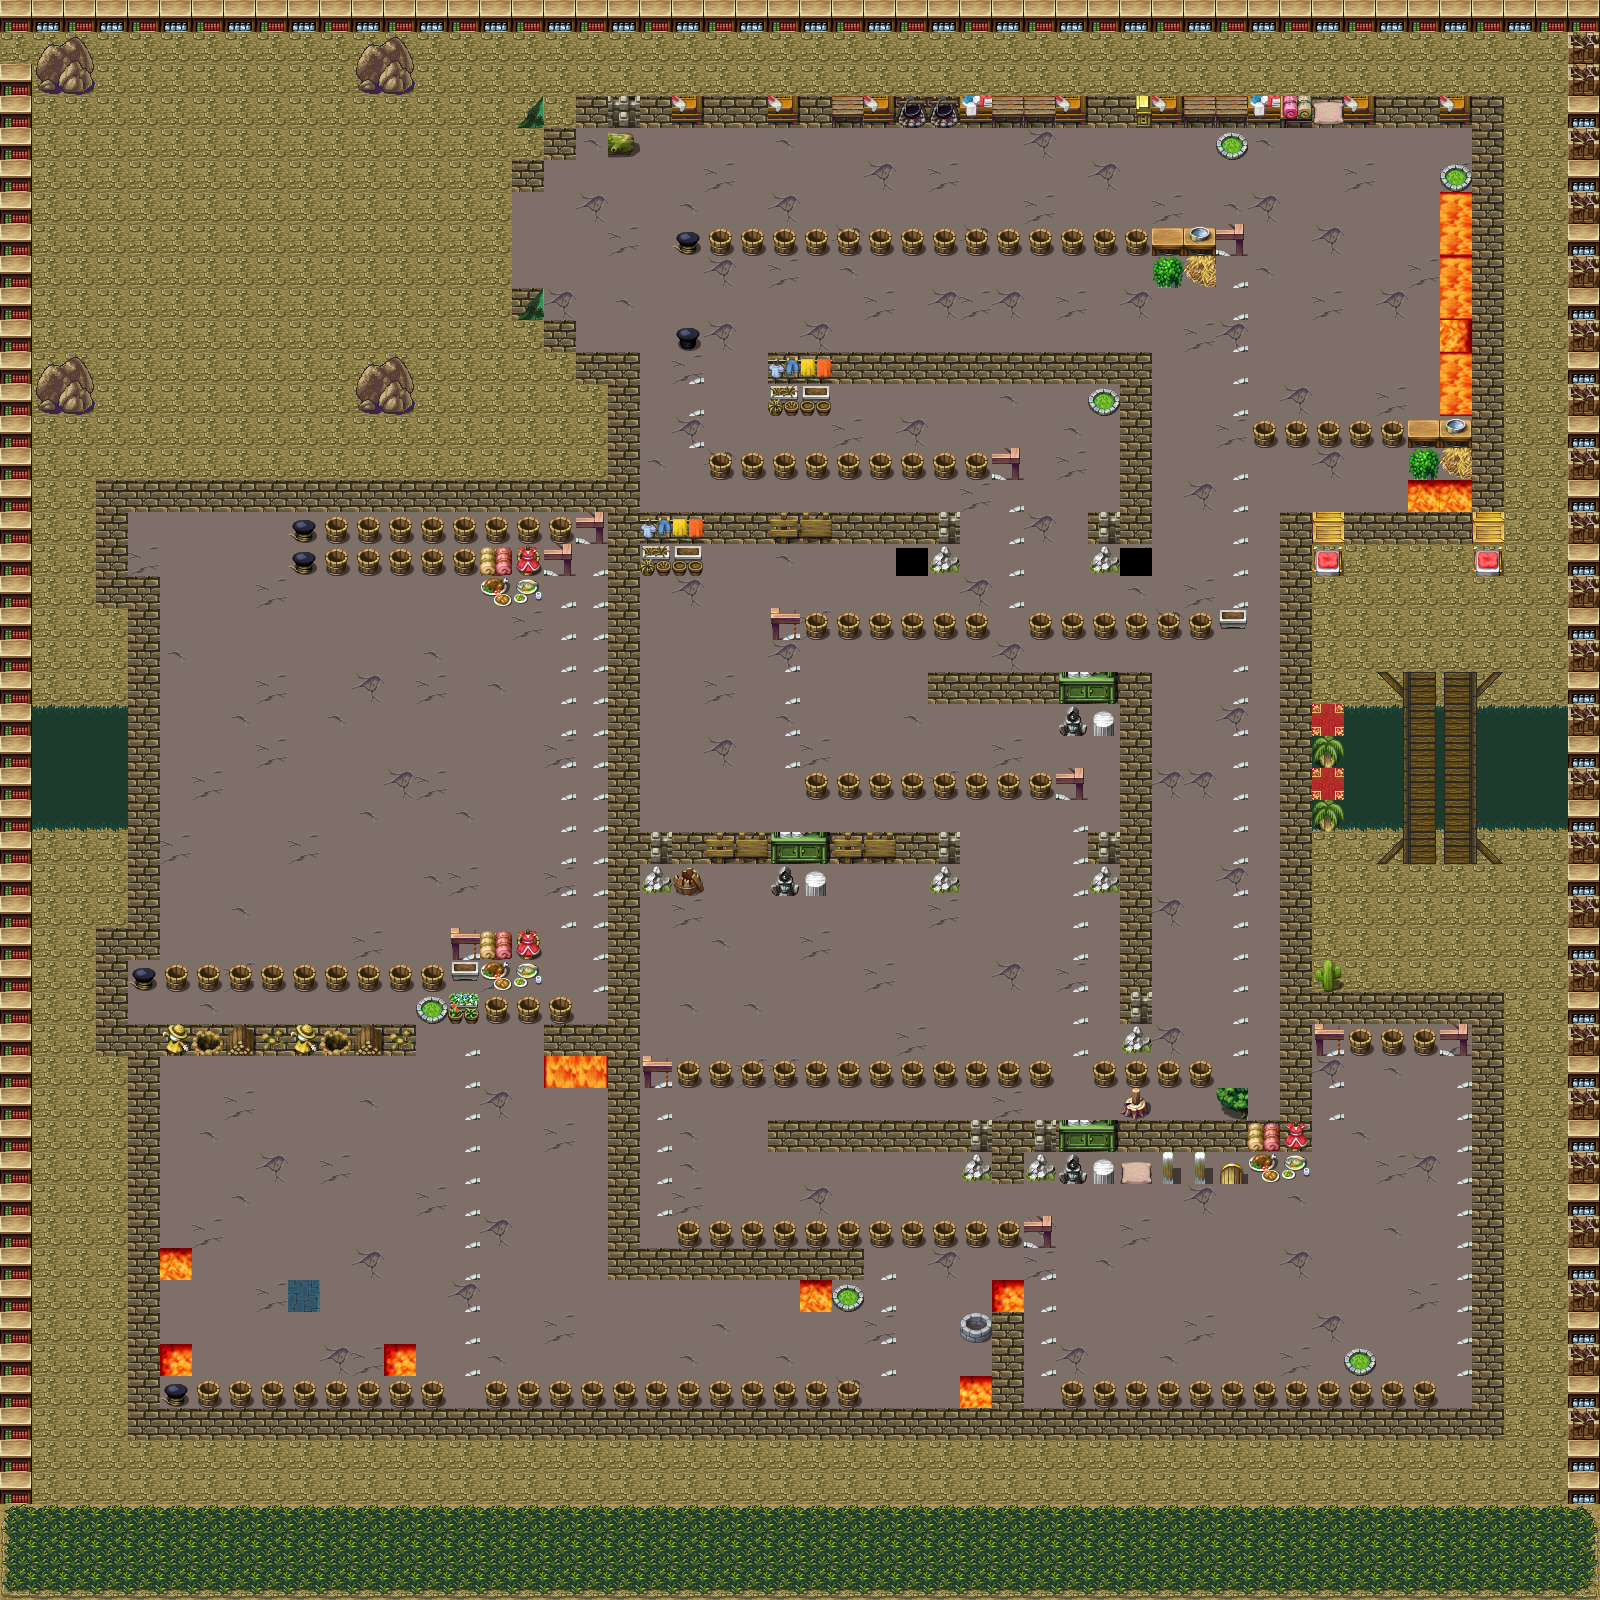

A 2D game scene composited from a Tiled map and its tileset images. What follows is a short description and the map's XML, with each tile layer's data collapsed to a summary:
An orthogonal 50x50 tile map with 32x32 px tiles, 8 tile layers (sueloExterior, sueloExteriorObjetos, sueloCasa, objetosCasa, ...), 4 tilesets and 66 objects.

<map version="1.10" tiledversion="1.10.2" orientation="orthogonal" renderorder="right-down" width="50" height="50" tilewidth="32" tileheight="32" infinite="0" nextlayerid="21" nextobjectid="147">
 <tileset firstgid="1" source="TerrenosExterirores.tsx" />
 <tileset firstgid="484" source="terrenosInterior.tsx" />
 <tileset firstgid="2500" source="hyptosis_til-art-batch-2.tsx" />
 <tileset firstgid="3400" source="hyptosis_tile-art-batch-1.tsx" />
 <layer id="14" name="sueloExterior" width="50" height="50">
  <data>[2500 cells, 2500 non-empty, 1 distinct tile ids]</data>
 </layer>
 <layer id="15" name="sueloExteriorObjetos" width="50" height="50">
  <data>[2500 cells, 200 non-empty, 2 distinct tile ids]</data>
 </layer>
 <layer id="18" name="sueloCasa" width="50" height="50">
  <data>[2500 cells, 1372 non-empty, 4 distinct tile ids]</data>
 </layer>
 <layer id="17" name="objetosCasa" width="50" height="50">
  <data>[2500 cells, 285 non-empty, 18 distinct tile ids]</data>
 </layer>
 <layer id="16" name="predCasa" width="50" height="50">
  <data>[2500 cells, 326 non-empty, 6 distinct tile ids]</data>
 </layer>
 <layer id="19" name="objetosCasaEncima" width="50" height="50">
  <data>[2500 cells, 152 non-empty, 64 distinct tile ids]</data>
 </layer>
 <layer id="9" name="objetosFuera" width="50" height="50">
  <data>[2500 cells, 323 non-empty, 26 distinct tile ids]</data>
 </layer>
 <layer id="11" name="objetoSObre" width="50" height="50">
  <data>[2500 cells, 137 non-empty, 4 distinct tile ids]</data>
 </layer>
 <objectgroup id="20" name="colision">
  <object id="72" x="577.333" y="94.6667" width="928" height="33.3333" />
  <object id="73" x="1440" y="192" width="31.3333" height="322.667" />
  <object id="74" x="1408.67" y="448.667" width="32" height="65.3333" />
  <object id="75" x="1280" y="512" width="193.333" height="35.3333" />
  <object id="76" x="1312" y="545.333" width="32.6667" height="30" />
  <object id="77" x="1468.67" y="545.333" width="38.6667" height="30" />
  <object id="78" x="1471.33" y="96.6667" width="33.3333" height="449.333" />
  <object id="79" x="1152" y="253" width="64" height="34" />
  <object id="80" x="608" y="128" width="34" height="29" />
  <object id="81" x="513" y="129" width="63" height="29" />
  <object id="82" x="511" y="158" width="34" height="33" />
  <object id="83" x="511.667" y="288" width="32.3333" height="64.3333" />
  <object id="84" x="544" y="320.667" width="31.3333" height="32" />
  <object id="85" x="576" y="352.333" width="32" height="63.6667" />
  <object id="87" x="607.667" y="351.667" width="32.3333" height="129" />
  <object id="88" x="640.667" y="511.333" width="319.333" height="34.6667" />
  <object id="89" x="640.667" y="544.667" width="62.6667" height="31.3333" />
  <object id="90" x="769.333" y="547.333" width="60.6667" height="29.3333" />
  <object id="91" x="897.333" y="546.667" width="60" height="31.3333" />
  <object id="92" x="766.667" y="383.333" width="64" height="32" />
  <object id="93" x="1087.33" y="546" width="66" height="30" />
  <object id="94" x="768.667" y="351.333" width="382.667" height="32.6667" />
  <object id="95" x="1119.33" y="384.667" width="33.3333" height="160.667" />
  <object id="96" x="1088" y="511.333" width="30.6667" height="34" />
  <object id="97" x="1281.33" y="545.333" width="30.6667" height="604" />
  <object id="98" x="1311" y="961" width="33.5" height="32" />
  <object id="99" x="1311.5" y="993" width="192.5" height="31" />
  <object id="100" x="1472" y="1025.33" width="34.6667" height="413.333" />
  <object id="101" x="1313" y="706.5" width="89.5" height="122" />
  <object id="102" x="1476.5" y="702.5" width="96.8333" height="126.833" />
  <object id="103" x="1570.67" y="1.33333" width="30.6667" height="1500" />
  <object id="104" x="0" y="1504.67" width="1600.5" height="95.3333" />
  <object id="105" x="0.666667" y="0.666667" width="26" height="1503.33" />
  <object id="107" x="32" y="52.6667" width="62" height="41.3333" />
  <object id="110" x="352.667" y="55.3333" width="62.6667" height="38.6667" />
  <object id="111" x="353" y="382.5" width="63" height="33" />
  <object id="112" x="31.5" y="381" width="64.5" height="35" />
  <object id="113" x="96" y="480" width="544.5" height="33.5" />
  <object id="114" x="96" y="514" width="32.5" height="94" />
  <object id="115" x="129.5" y="575.5" width="30" height="385" />
  <object id="116" x="96.5" y="929" width="31.5" height="126.5" />
  <object id="117" x="129.5" y="1023.5" width="30.5" height="418" />
  <object id="119" x="161.5" y="1343" width="31.5" height="36" />
  <object id="120" x="384" y="1344" width="33" height="32.5" />
  <object id="121" x="288" y="1279.5" width="32" height="32" />
  <object id="122" x="159.5" y="1254" width="33.5" height="27" />
  <object id="123" x="160.5" y="1024.5" width="256" height="64.5" />
  <object id="124" x="545.5" y="1027" width="94.5" height="62" />
  <object id="126" x="479" y="959.5" width="65" height="34.5" />
  <object id="127" x="608.5" y="513" width="31" height="512.5" />
  <object id="128" x="479.5" y="576.5" width="63" height="32" />
  <object id="129" x="640.667" y="831.333" width="320.667" height="65.3333" />
  <object id="130" x="1088" y="831.333" width="30.6667" height="64.6667" />
  <object id="131" x="927.333" y="672" width="224" height="33.3333" />
  <object id="132" x="1055.33" y="704.667" width="64" height="32.6667" />
  <object id="133" x="1118.67" y="703.333" width="34" height="350.667" />
  <object id="134" x="767.333" y="1120" width="193.333" height="33.3333" />
  <object id="136" x="961" y="1119.67" width="350.667" height="64.3333" />
  <object id="137" x="992.333" y="1285.67" width="31.6667" height="122" />
  <object id="138" x="959.667" y="1318.33" width="32.3333" height="90.3333" />
  <object id="139" x="159.5" y="1408" width="1311.5" height="33.5" />
  <object id="140" x="800.25" y="1279.5" width="31.5" height="32.75" />
  <object id="142" x="608" y="1247.33" width="256" height="32.6667" />
  <object id="143" x="608" y="1089" width="33.3333" height="158.667" />
  <object id="145" x="0.25" y="0.25" width="1600.42" height="33.0833" />
  <object id="146" x="26.5" y="703.5" width="102" height="125" />
 </objectgroup>
</map>
